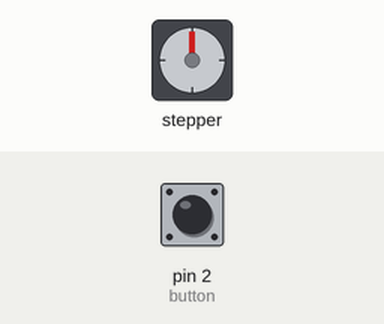
The sketch below on a simulated Arduino Uno, built with avr-gcc and run on an emulated ATmega328P. Parts: stepper motor. Inputs (shaded band) come from the test bench; at power-on: pin 2 (button) LOW. Stepper angles assume 200 steps per turn.

Above: at 1.2 s.
1.3 s: pin 2 (button) pulled HIGH for 1 s
At 3.3 s:
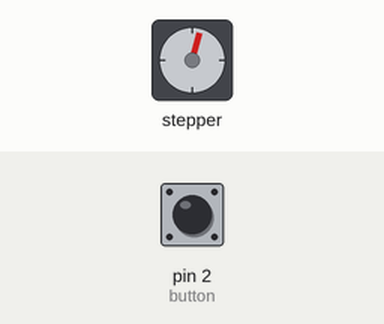
Timing chart, 0 to 4.8 s (numbered marks = the images above; inputs shaded):
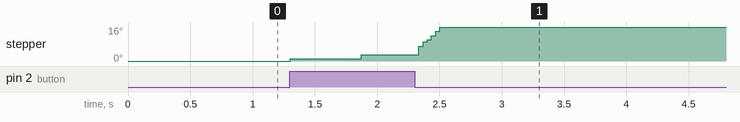

The sketch:

Water_motor_point2.ino
```cpp
#include <Stepper.h>
#include <AccelStepper.h>
#include <SoftwareSerial.h>
#define HALFSTEP 8  //Half-step mode (8 step control signal sequence)

const int stepsPerRevolution = 200;  // 한 바퀴 스텝 수

AccelStepper Stepper1(stepsPerRevolution, 3, 4, 6, 7);

const int button = 2;

void setup() {
  pinMode(button, INPUT);
  Stepper1.setMaxSpeed(2000.0);
  Stepper1.setCurrentPosition(0);
}

void loop() {
  Stepper1.stop(); //motor stop
  if (digitalRead(button)==1) {
    _Go(30,9);
  }


}
/*
void _Repeat(int rpm){
  delay(500);
    Stepper1.setSpeed(rpm);
    Stepper1.step(9);
    Stepper1.setSpeed(rpm);
    Stepper1.step(-9);
    delay(500);
}*/
void _Go(int leftspeed,int Position) {  //foreward
  for(;;){
    Stepper1.setSpeed(leftspeed);//모터속도 설정
    Stepper1.moveTo(Position);//모터 이동할 각도 설정
    Stepper1.runSpeedToPosition();//가속없이 현재속도로 실행하는 함수
    if(digitalRead(button)==1){
      return;//함수빠져나가기
    }
    //정해진 위치까지 다 이동했으면 빠져나가기
    if (Stepper1.distanceToGo()==0){
      return;//함수빠져나가기
    }
  }
}

//원점위치로가는함수
void _Zero(){
  for(;;){
    Stepper1.setSpeed(100);//모터속도 설정
    Stepper1.moveTo(0);//모터 이동할 각도 설정
    Stepper1.runSpeedToPosition();//가속없이 현재속도로 실행하는 함수

    //정해진 위치까지 다 이동했으면 빠져나가기
    if(Stepper1.distanceToGo()==0){
      Stepper1.setCurrentPosition(0);
      Serial.println("Zero!!");
      return;
    }
  }
}
```
